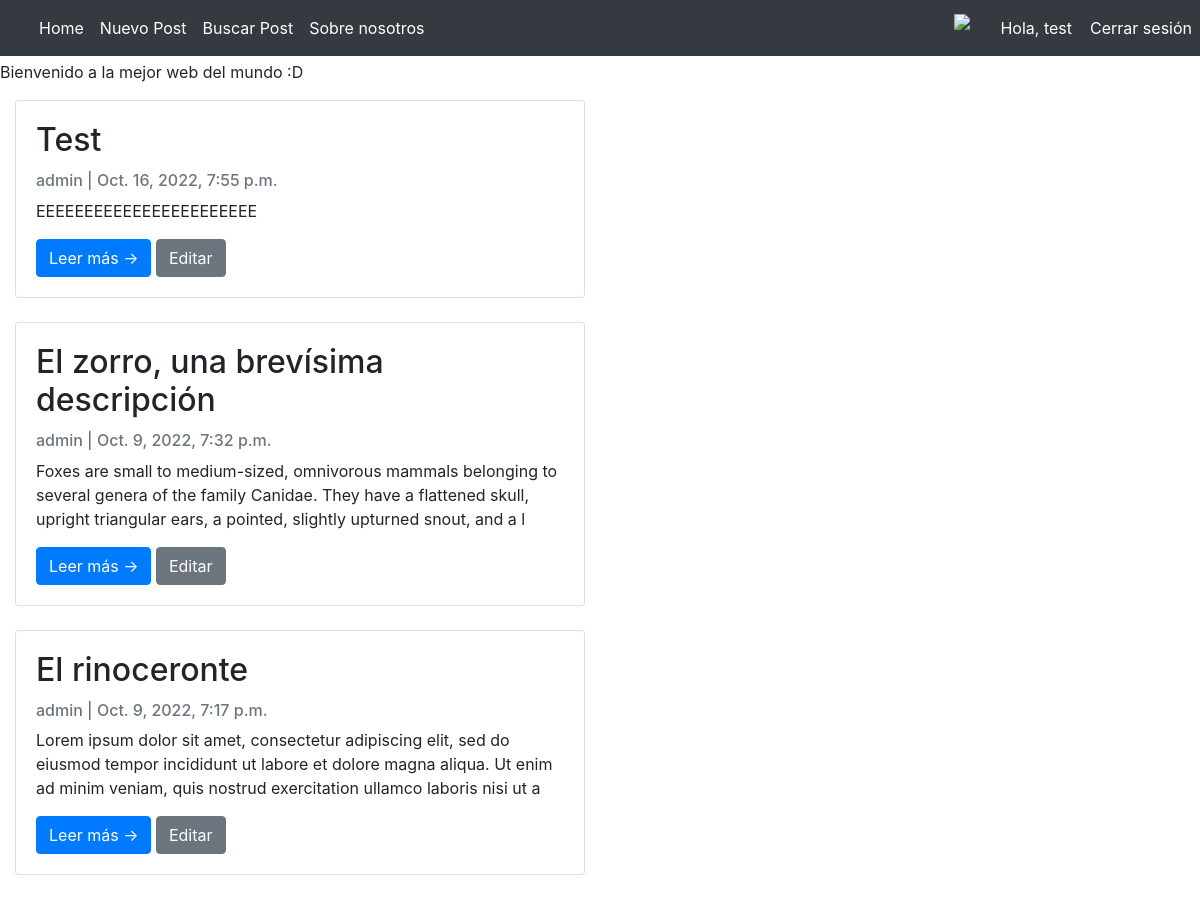
/pages/ (signed in, upper part), run on an earlier commit of the app's database.
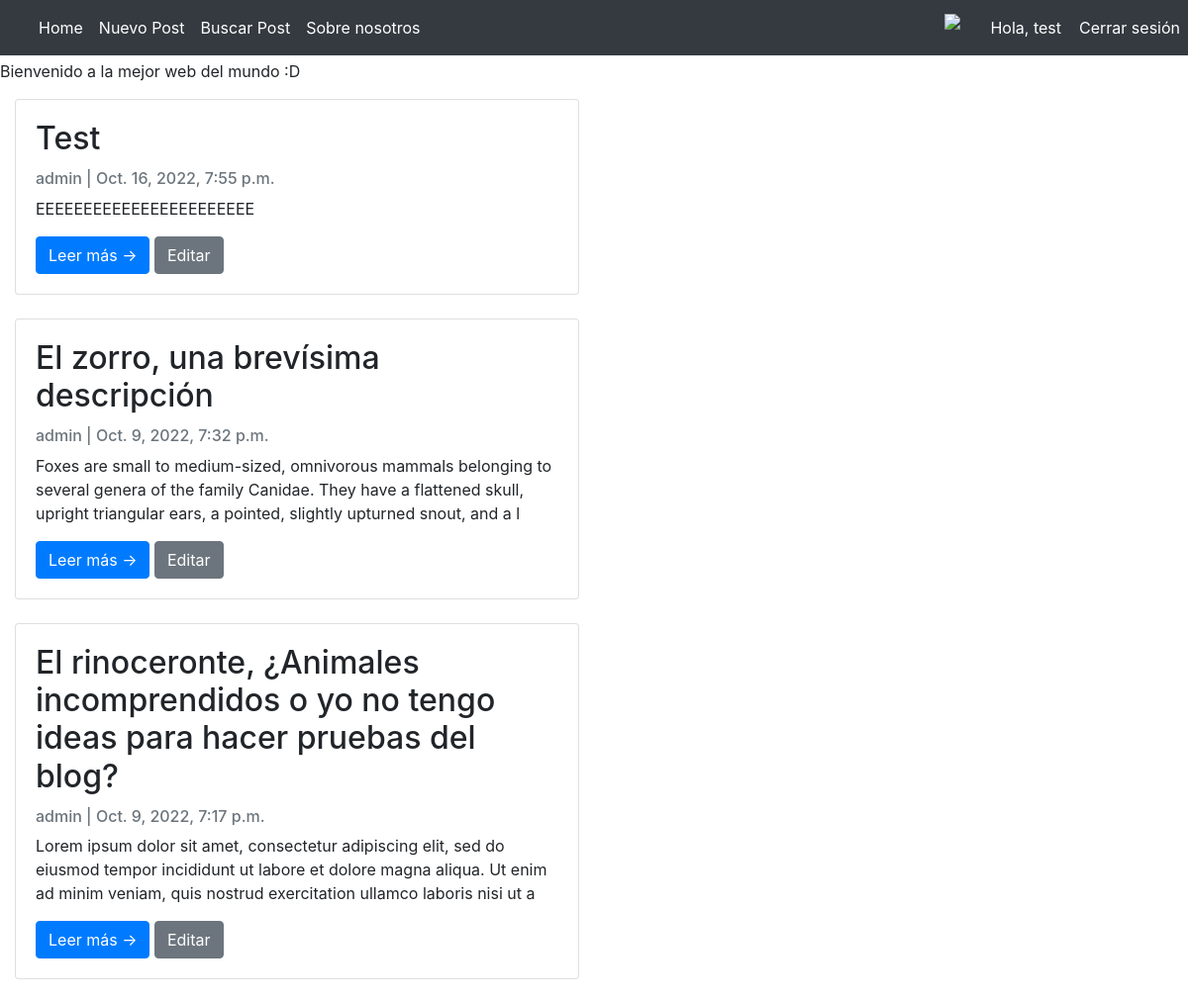
And on a later commit of the database.
### ProyectoBlog/models.py (models this page shows)
class Post(models.Model):
    title = models.CharField(max_length=200, unique=True)
    content = models.TextField()
    created_on = models.DateTimeField(auto_now_add=True)
    author = models.ForeignKey(User, on_delete= models.CASCADE,related_name='blog_posts', default='1')
    subtitle = models.CharField(max_length=200, unique=False)
    image = models.ImageField(upload_to = 'blog_pics', blank=True, null=True, default = 'default_blog_pic.png')

### ProyectoBlog/views.py (the view)
# urls.py: path('', PostList.as_view(), name='Inicio'),
class PostList(generic.ListView):
    queryset = Post.objects.order_by('-created_on')
    model = Post
    template_name = 'padreBlog.html'
    def get_context_data(self, **kwargs):
        context = super(PostList, self).get_context_data(**kwargs)
        avatar = Avatar.objects.filter(user = self.request.user.id)
        try:
            avatar = avatar[0].image.url
        except:
            avatar = None
        context['avatar'] = avatar
        return context

### ProyectoBlog/templates/padreBlog.html (shortened to what this page needs)
<!DOCTYPE html>
<html lang="en">
    <head>
        {% load static %}
        <link href="https://cdn.jsdelivr.net/npm/bootstrap-icons@1.5.0/font/bootstrap-icons.css" rel="stylesheet" type="text/css" />
        <link href="{% static 'css/styles.css' %}" rel="stylesheet" />
        <link href="{% static 'css/personalStyle.css' %}" rel="stylesheet" />
        <link rel="stylesheet" href="https://stackpath.bootstrapcdn.com/bootstrap/4.5.0/css/bootstrap.min.css">
    </head>
    <body>
        {% if user.is_authenticated %}
            <nav class="navbar navbar-expand-md navbar-dark fixed-top bg-dark">
                <div class="container-fluid">
                    <div class="collapse navbar-collapse" id="navbarCollapse">
                        <ul class="navbar-nav me-auto mb-2 mb-md-0">
                            <li class="nav-item">
                                <a class="nav-link active" aria-current="page" href="/pages/">Home</a>
                            </li>
                            <li class="nav-item">
                                <a class="nav-link active" aria-current="page" href="/pages/addPost">Nuevo Post</a>
                            </li>
                            <li class="nav-item">
                                <a class="nav-link active" aria-current="page" href="/pages/searchPost">Buscar Post</a>
                            </li>
                            <li class="nav-item">
                                <a class="nav-link active" aria-current="page" href="/pages/about">Sobre nosotros</a>
                            </li>
                            <li class="nav-item" style="position: absolute; right: 120px">
                                <a class="nav-link active" aria-current="page"  href="/accounts/profile"> Hola, {{ user.username }}</a>
                            </li>
                            <li class="nav-item" style="position: absolute; right: 0px">
                                <a class="nav-link active" aria-current="page" href="/accounts/logout"> Cerrar sesión</a>
                            </li>
                            <li class="nav-item" style="position: absolute; right: 230px">
                                <img src="{{ avatar }}" width="40px">
                            </li>
                        </ul>
                    </div>
                </div>
            </nav>
        {% endif %}
        <div class="contenido1">
        {% block contenidoQueCambia %}
        <marquee> Bienvenido a la mejor web del mundo :D </marquee>
        <div class="col-md-6 mt-3 left">
            {% if post_list %}
            {% for post in post_list %}
            <div class="card mb-4">
                <div class="card-body">
                    <h2 class="card-title">{{ post.title }}</h2>
                    <p class="card-text text-muted h6">{{ post.author }} | {{ post.created_on}} </p>
                    <p class="card-text">{{post.content|slice:":200" }}</p>
                    <a href="{% url 'post_detail' post.id %}" class="btn btn-primary">Leer más &rarr;</a>
                    {% if user.is_authenticated %}
                    {% if user.is_superuser %}
                        <a href="{% url 'post_update_admin' post.id %}" class="btn btn-secondary">Editar </a>
                    {% else %}
                        <a href="{% url 'post_update' post.id %}" class="btn btn-secondary">Editar </a>
                    {% endif %}
                    {% endif %}
                </div>
            </div>
            {% endfor %}
            {% else %}
            <p style="text-align:center"> No hay post agregados al Blog aún</p>
            {% endif%}
        </div>
        {% endblock %}
        </div>
    </body>
</html>

What changed in the data, as far as the page shows it:
changed Post: title "El rinoceronte" → "El rinoceronte, ¿Animales incomprendidos o yo no tengo ideas para hacer pruebas del blog?"
